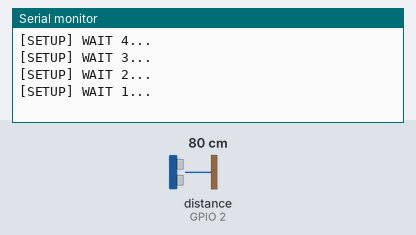
Bench run of a sketch on a simulated ESP8266 (NodeMCU). Shown: the last lines printed to the serial monitor. Wiring (inferred from the names in the program): ultrasonic range finder: trigger GPIO 0; echo GPIO 2. The inputs (shaded band) are chosen by the test bench; at power-on: distance to the obstacle (sensor on GPIO 2) 80 cm. The echo pulse lasts 58.3 µs per cm; WiFi joins after 1.5 s; servers stay silent unless stated; uploads are accepted with an empty reply.

Above: at 5.2 s.
5.3 s: distance to the obstacle (sensor on GPIO 2) set to 2 cm
At 6.5 s:
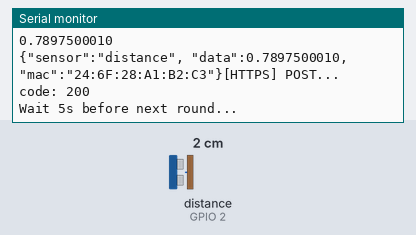
7.1 s: distance to the obstacle (sensor on GPIO 2) set to 4 cm
At 8.07 s:
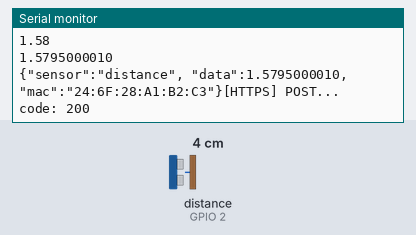
Timing chart, 0 to 10.1 s (numbered marks = the images above; inputs shaded):
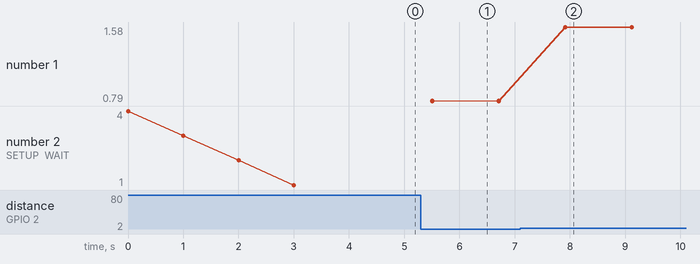

Measured:
- after the input at 5.3 s, the serial monitor: prints a new line after 0.20 s (image 1)
- after the input at 7.1 s, the serial monitor: prints a new line after 0.82 s (image 2)
- plotted number 1: 0.79 → 1.58 after the input at 7.1 s

The sketch:

esp8266-base.ino
```cpp
/**
   BasicHTTPSClientNofingerprint.ino
   1.03.2019
*/
#include <Arduino.h>
#include <ESP8266WiFi.h>
#include <ESP8266WiFiMulti.h>
#include <ESP8266HTTPClient.h>
#include <WiFiClientSecureBearSSL.h>
#include <string>

// Fingerprint for demo URL, expires on June 2, 2019, needs to be updated well before this date
const uint8_t fingerprint[33] = {0x01, 0x7D, 0xC4, 0xAB, 0x36, 0x0F, 0xD2, 0x4E, 0x4F, 0xE4, 0xD6, 0x58, 0x3A, 0x0B, 0x23, 0xBD, 0xE8, 0xB4, 0x19, 0xFE, 0x6A, 0x7E, 0xF0, 0xDA, 0xB6, 0xE6, 0x6D, 0x9B, 0x6D, 0xAF, 0xD0, 0x17};
ESP8266WiFiMulti WiFiMulti;

// DIGITAL PINS ESP8266 NODE MCU TEST
//const int trigPin = 5;
//const int echoPin = 4;

// DIGITAL PINS ESP01 PROD
const int trigPin = 0;
const int echoPin = 2;

long distanceSensorDuration = 0;
double distance = 0;
String mac = "";
String distanceStr = "";

void setup() {
  Serial.begin(115200);
  // Serial.setDebugOutput(true);
  Serial.println();
  Serial.println();
  Serial.println();
  for (uint8_t t = 4; t > 0; t--) {
    Serial.printf("[SETUP] WAIT %d...\n", t);
    Serial.flush();
    delay(1000);
  }
  WiFi.mode(WIFI_STA);
  WiFiMulti.addAP("3easdkMrpz58kwq", "thisisthelastpasswordiwanttotype");
  //WiFiMulti.addAP("byk_phone", "harrypotter2020");

  pinMode(trigPin, OUTPUT);
  pinMode(echoPin, INPUT);

  mac = WiFi.macAddress();
}

void loop() {
  // wait for WiFi connection
  if ((WiFiMulti.run() == WL_CONNECTED)) {
    std::unique_ptr<BearSSL::WiFiClientSecure>client(new BearSSL::WiFiClientSecure);
    //client->setFingerprint(fingerprint);
    client->setInsecure();
    HTTPClient https;
    Serial.print("[HTTPS] begin...\n");
    if (https.begin(*client, "https://dev.techgronomist.com/api/1/iotClient/")) {  // HTTPS
      Serial.print("[HTTPS] POST...\n");
      // start connection and send HTTP header
      getDistance();

      String data = "{\"sensor\":\"distance\", \"data\":" + distanceStr + ", \"mac\":\"" + mac + "\"}";
      Serial.print(data);
      int httpCode = https.POST(data);

      // httpCode will be negative on error
      if (httpCode > 0) {
        // HTTP header has been send and Server response header has been handled
        Serial.printf("[HTTPS] POST... code: %d\n", httpCode);
        // file found at server
        if (httpCode == 200 || httpCode == HTTP_CODE_MOVED_PERMANENTLY) {
          String payload = https.getString();
          Serial.println(payload);
        }
      } else {
        Serial.printf("[HTTPS] POST... failed, error: %s\n", https.errorToString(httpCode).c_str());
      }
      https.end();
    } else {
      Serial.printf("[HTTPS] Unable to connect\n");
    }
  }
  Serial.println("Wait 5s before next round...");
  delay(1000);
}

void getDistance()
{
  digitalWrite(trigPin, LOW);
  delayMicroseconds(5);
  digitalWrite(trigPin,HIGH);
  delayMicroseconds(10);
  digitalWrite(trigPin, LOW);
  distanceSensorDuration = pulseIn(echoPin, HIGH);
  distance = distanceSensorDuration * 0.0135 / 2;
  distanceStr = String(distanceSensorDuration * 0.0135 / 2, 10);
  Serial.println(distance);
  Serial.println(distanceStr);
}
```
